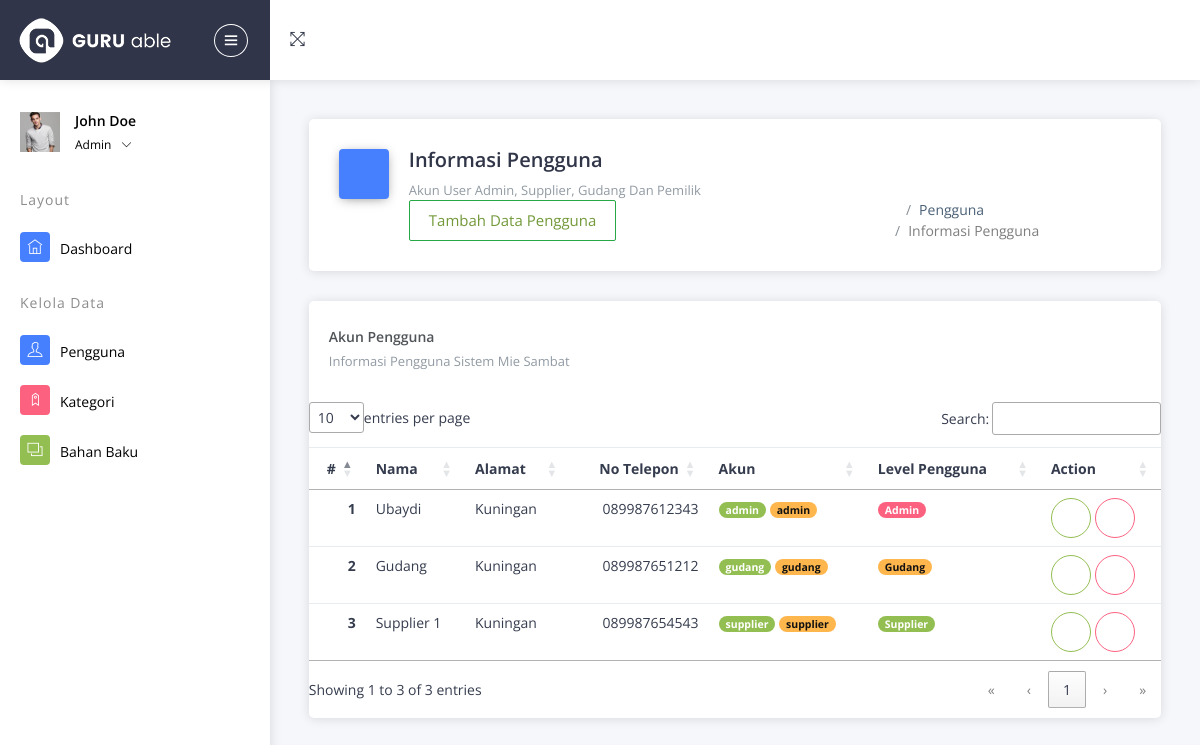
Screenshot of /Admin/cPengguna (signed in) with the database file from the repository.
### tables this page shows
CREATE TABLE `pengguna` (
  `id_pengguna` int(11) NOT NULL,
  `nama` varchar(125) NOT NULL,
  `alamat` text NOT NULL,
  `no_hp` varchar(15) NOT NULL,
  `username` varchar(125) NOT NULL,
  `password` varchar(125) NOT NULL,
  `level_pengguna` int(11) NOT NULL
);

### application/controllers/Admin/cPengguna.php (called while the page is built, shortened)
<?php
class cPengguna extends CI_Controller
{
	public function index()
	{
		$data = array(
			'pengguna' => $this->db->query("SELECT * FROM `pengguna`")->result()
		);
		$this->load->view('Admin/Layouts/head');
		$this->load->view('Admin/Layouts/sidebar');
		$this->load->view('Admin/Pengguna/vPengguna', $data);
		$this->load->view('Admin/Layouts/footer');
	}
}

### index.php (called while the page is built, shortened)
<?php
require_once BASEPATH.'core/CodeIgniter.php';

### application/views/Admin/Pengguna/vPengguna.php (the view, shortened to what this page needs)
<div class="pcoded-content">
	<div class="pcoded-inner-content">
		<div class="main-body">
			<div class="page-wrapper">
				<div class="page-header card">
					<div class="row align-items-end">
						<div class="col-lg-8">
							<div class="page-header-title">
								<i class="icofont icofont-table bg-c-blue"></i>
								<div class="d-inline">
									<h4>Informasi Pengguna</h4>
									<span>Akun user admin, supplier, gudang dan pemilik</span><br>
									<a href="<?= base_url('Admin/cPengguna/create') ?>" class="btn btn-outline-success">Tambah Data Pengguna</a><br>
								</div>
							</div>
						</div>
						<div class="col-lg-4">
							<div class="page-header-breadcrumb">
								<ul class="breadcrumb-title">
									<li class="breadcrumb-item">
										<a href="index.html">
											<i class="icofont icofont-home"></i>
										</a>
									</li>
									<li class="breadcrumb-item"><a href="#!">Pengguna</a>
									</li>
									<li class="breadcrumb-item"><a href="#!">Informasi Pengguna</a>
									</li>
								</ul>
							</div>
						</div>
					</div>
				</div>
				<div class="page-body">
					<div class="card">
						<div class="card-header">
							<h5>Akun Pengguna</h5>
							<span>Informasi Pengguna Sistem Mie Sambat</span>
							<div class="card-header-right">
								<ul class="list-unstyled card-option">
									<li><i class="icofont icofont-simple-left "></i></li>
								</ul>
							</div>
						</div>
						<div class="card-block table-border-style">
							<div class="table-responsive">
								<table class="table">
									<thead>
										<tr>
											<th>#</th>
											<th>Nama</th>
											<th>Alamat</th>
											<th>No Telepon</th>
											<th>Akun</th>
											<th>Level Pengguna</th>
											<th>Action</th>
										</tr>
									</thead>
									<tbody>
										<?php
										$no = 1;
										foreach ($pengguna as $key => $value) {
										?>
											<tr>
												<th scope="row"><?= $no++ ?></th>
												<td><?= $value->nama ?></td>
												<td><?= $value->alamat ?></td>
												<td><?= $value->no_hp ?></td>
												<td><span class="badge badge-success"><?= $value->username ?></span> <span class="badge badge-warning"><?= $value->password ?></span></td>
												<td><?php
													if ($value->level_pengguna == '1') {
													?>
														<span class="badge badge-danger">Admin</span>
													<?php
													} else if ($value->level_pengguna == '2') {
													?>
														<span class="badge badge-warning">Gudang</span>
													<?php
													} else if ($value->level_pengguna == '3') {
													?>
														<span class="badge badge-success">Supplier</span>
													<?php
													} else {
													?>
														<span class="badge badge-info">Pemilik</span>
													<?php
													} ?>
												</td>
												<td> <a href="<?= base_url('Admin/cPengguna/update/' . $value->id_pengguna) ?>" class="btn btn-success btn-outline-success btn-icon"><i class="icofont icofont-edit"></i></a>
													<a href="<?= base_url('Admin/cPengguna/delete/' . $value->id_pengguna) ?>" class="btn btn-danger btn-outline-danger btn-icon"><i class="icofont icofont-trash"></i></a>
												</td>
											</tr>
										<?php
										} ?>
									</tbody>
								</table>
							</div>
						</div>
					</div>
				</div>
			</div>
		</div>
	</div>
</div>
</div>
</div>
</div>
</div>

### application/views/Admin/Layouts/head.php (shortened to what this page needs)
<!DOCTYPE html>
<html lang="en">
<head>
	<link rel="stylesheet" type="text/css" href="<?= base_url('asset/guruable-master/') ?>assets/css/bootstrap/css/bootstrap.min.css">
	<link rel="stylesheet" type="text/css" href="<?= base_url('asset/guruable-master/') ?>assets/icon/themify-icons/themify-icons.css">
	<link rel="stylesheet" type="text/css" href="<?= base_url('asset/guruable-master/') ?>assets/icon/icofont/css/icofont.css">
	<link rel="stylesheet" type="text/css" href="<?= base_url('asset/guruable-master/') ?>assets/css/style.css">
	<link rel="stylesheet" type="text/css" href="<?= base_url('asset/guruable-master/') ?>assets/css/jquery.mCustomScrollbar.css">
</head>
<body>

### application/views/Admin/Layouts/sidebar.php (shortened to what this page needs)
<div id="pcoded" class="pcoded">
	<div class="pcoded-container navbar-wrapper">
		<nav class="navbar header-navbar pcoded-header">
			<div class="navbar-wrapper">
				<div class="navbar-logo">
					<a class="mobile-menu" id="mobile-collapse" href="#!">
						<i class="ti-menu"></i>
					</a>
					<a href="index.html">
						<img class="img-fluid" src="<?= base_url('asset/guruable-master/') ?>assets/images/logo.png" alt="Theme-Logo" />
					</a>
				</div>
				<div class="navbar-container container-fluid">
					<ul class="nav-left">
						<li>
							<a href="#!" onclick="javascript:toggleFullScreen()">
								<i class="ti-fullscreen"></i>
							</a>
						</li>
					</ul>
				</div>
			</div>
		</nav>
		<div class="pcoded-main-container">
			<div class="pcoded-wrapper">
				<nav class="pcoded-navbar">
					<div class="pcoded-inner-navbar main-menu">
						<div class="">
							<div class="main-menu-header">
								<img class="img-40 img-radius" src="<?= base_url('asset/guruable-master/') ?>assets/images/avatar-4.jpg" alt="User-Profile-Image">
								<div class="user-details">
									<span>John Doe</span>
									<span id="more-details">Admin<i class="ti-angle-down"></i></span>
								</div>
							</div>
						</div>
						<div class="pcoded-navigatio-lavel" data-i18n="nav.category.navigation">Layout</div>
						<ul class="pcoded-item pcoded-left-item">
							<li>
								<a href="<?= base_url('Admin/cDashboard') ?>">
									<span class="pcoded-micon"><i class="ti-home"></i><b>D</b></span>
									<span class="pcoded-mtext" data-i18n="nav.dash.main">Dashboard</span>
								</a>
							</li>
						</ul>
						<div class="pcoded-navigatio-lavel" data-i18n="nav.category.forms">Kelola Data</div>
						<ul class="pcoded-item pcoded-left-item">
							<li>
								<a href="<?= base_url('Admin/cPengguna') ?>">
									<span class="pcoded-micon"><i class="ti-user"></i><b>FC</b></span>
									<span class="pcoded-mtext" data-i18n="nav.form-components.main">Pengguna</span>
								</a>
							</li>
							<li>
								<a href="<?= base_url('Admin/cKategori') ?>">
									<span class="pcoded-micon"><i class="ti-tag"></i><b>FC</b></span>
									<span class="pcoded-mtext" data-i18n="nav.form-components.main">Kategori</span>
								</a>
							</li>
							<li>
								<a href="<?= base_url('Admin/cBahanBaku') ?>">
									<span class="pcoded-micon"><i class="ti-layers"></i><b>FC</b></span>
									<span class="pcoded-mtext" data-i18n="nav.form-components.main">Bahan Baku</span>
								</a>
							</li>
						</ul>
					</div>
				</nav>

### application/views/Admin/Layouts/footer.php (shortened to what this page needs)
<link href="<?= base_url('asset/') ?>/datatables.min.css" rel="stylesheet">
</body>
</html>

### rows the page displays
pengguna: nama "Ubaydi", alamat "Kuningan", no_hp "089987612343", username "admin", password "admin", level_pengguna "Admin"
pengguna: nama "Gudang", alamat "Kuningan", no_hp "089987651212", username "gudang", password "gudang", level_pengguna "Gudang"
pengguna: nama "Supplier 1", alamat "Kuningan", no_hp "089987654543", username "supplier", password "supplier", level_pengguna "Supplier"
